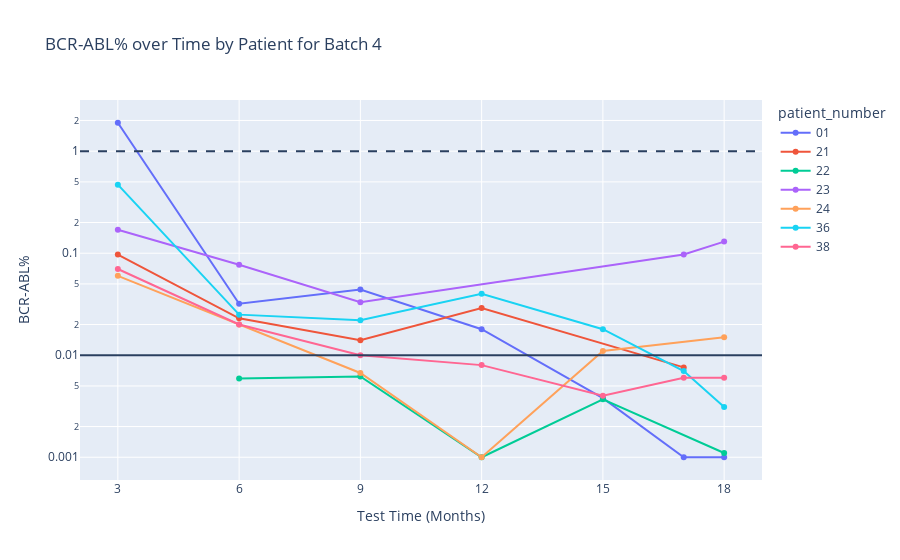

The cell this chart's notebook holds for it:
### Code cell
figures[0].show()

### Figure 1 — Plotly figure (JSON) as saved in the notebook; plotly's stock layout.template omitted (floating-point values rounded to 4 significant figures)
{"data": [{"connectgaps": true, "hovertemplate": "patient_number=01<br>month=%{x}<br>BCRABL=%{y}<extra></extra>", "legendgroup": "01", "line": {"color": "#636efa", "dash": "solid"}, "marker": {"symbol": "circle"}, "mode": "markers+lines", "name": "01", "orientation": "v", "showlegend": true, "type": "scatter", "x": [3, 6, 9, 12, 15, 17, 18], "xaxis": "x", "y": [1.9, 0.032, 0.044, 0.018, 0.0038, 0.001, 0.001], "yaxis": "y"}, {"connectgaps": true, "hovertemplate": "patient_number=21<br>month=%{x}<br>BCRABL=%{y}<extra></extra>", "legendgroup": "21", "line": {"color": "#EF553B", "dash": "solid"}, "marker": {"symbol": "circle"}, "mode": "markers+lines", "name": "21", "orientation": "v", "showlegend": true, "type": "scatter", "x": [3, 6, 9, 12, 15, 17, 18], "xaxis": "x", "y": [0.097, 0.023, 0.014, 0.029, null, 0.0076, null], "yaxis": "y"}, {"connectgaps": true, "hovertemplate": "patient_number=22<br>month=%{x}<br>BCRABL=%{y}<extra></extra>", "legendgroup": "22", "line": {"color": "#00cc96", "dash": "solid"}, "marker": {"symbol": "circle"}, "mode": "markers+lines", "name": "22", "orientation": "v", "showlegend": true, "type": "scatter", "x": [3, 6, 9, 12, 15, 17, 18], "xaxis": "x", "y": [null, 0.0059, 0.0062, 0.001, 0.0037, null, 0.0011], "yaxis": "y"}, {"connectgaps": true, "hovertemplate": "patient_number=23<br>month=%{x}<br>BCRABL=%{y}<extra></extra>", "legendgroup": "23", "line": {"color": "#ab63fa", "dash": "solid"}, "marker": {"symbol": "circle"}, "mode": "markers+lines", "name": "23", "orientation": "v", "showlegend": true, "type": "scatter", "x": [3, 6, 9, 15, 17, 18], "xaxis": "x", "y": [0.17, 0.077, 0.033, null, 0.097, 0.13], "yaxis": "y"}, {"connectgaps": true, "hovertemplate": "patient_number=24<br>month=%{x}<br>BCRABL=%{y}<extra></extra>", "legendgroup": "24", "line": {"color": "#FFA15A", "dash": "solid"}, "marker": {"symbol": "circle"}, "mode": "markers+lines", "name": "24", "orientation": "v", "showlegend": true, "type": "scatter", "x": [3, 6, 9, 12, 15, 17, 18], "xaxis": "x", "y": [0.06, 0.02, 0.0067, 0.001, 0.011, null, 0.015], "yaxis": "y"}, {"connectgaps": true, "hovertemplate": "patient_number=36<br>month=%{x}<br>BCRABL=%{y}<extra></extra>", "legendgroup": "36", "line": {"color": "#19d3f3", "dash": "solid"}, "marker": {"symbol": "circle"}, "mode": "markers+lines", "name": "36", "orientation": "v", "showlegend": true, "type": "scatter", "x": [3, 6, 9, 12, 15, 17, 18], "xaxis": "x", "y": [0.47, 0.025, 0.022, 0.04, 0.018, 0.007, 0.0031], "yaxis": "y"}, {"connectgaps": true, "hovertemplate": "patient_number=38<br>month=%{x}<br>BCRABL=%{y}<extra></extra>", "legendgroup": "38", "line": {"color": "#FF6692", "dash": "solid"}, "marker": {"symbol": "circle"}, "mode": "markers+lines", "name": "38", "orientation": "v", "showlegend": true, "type": "scatter", "x": [3, 6, 9, 12, 15, 17, 18], "xaxis": "x", "y": [0.07, 0.02, 0.01, 0.008, 0.004, 0.006, 0.006], "yaxis": "y"}], "layout": {"legend": {"title": {"text": "patient_number"}, "tracegroupgap": 0}, "shapes": [{"type": "line", "x0": 0, "x1": 1, "xref": "x domain", "y0": 0.01, "y1": 0.01, "yref": "y"}, {"line": {"dash": "dash"}, "type": "line", "x0": 0, "x1": 1, "xref": "x domain", "y0": 1, "y1": 1, "yref": "y"}], "title": {"text": "BCR-ABL% over Time by Patient for Batch 4"}, "xaxis": {"anchor": "y", "domain": [0, 1], "tickmode": "array", "ticktext": ["3", "6", "9", "12", "15", "18"], "tickvals": [3, 6, 9, 12, 15, 18], "title": {"text": "Test Time (Months)"}}, "yaxis": {"anchor": "x", "domain": [0, 1], "title": {"text": "BCR-ABL%"}, "type": "log"}}}
